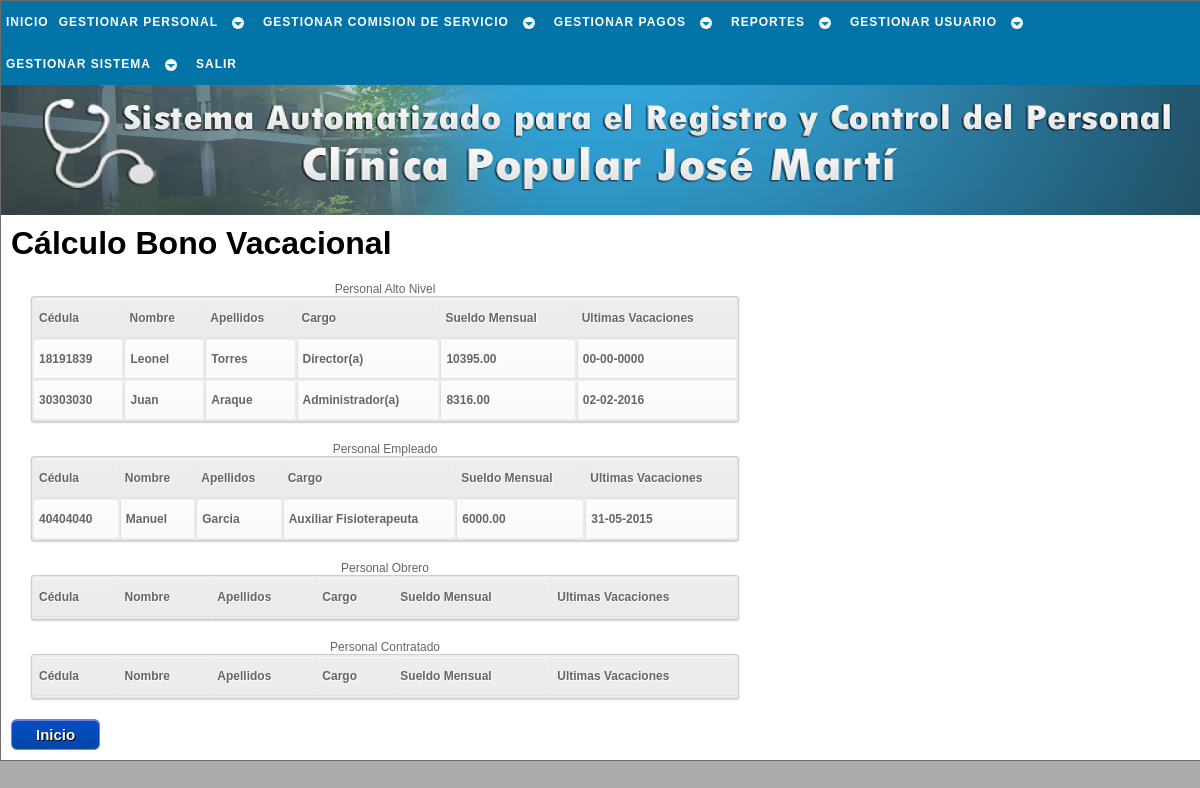
Page /php/pago/calc_bono_vac_a.php (signed in) on the committed database.
### tables this page shows
CREATE TABLE `laboral` (
  `cedula` int(12) NOT NULL,
  `sueldo_mensual` decimal(7,2) NOT NULL,
  `fecha_ingreso` date NOT NULL,
  `condicion` varchar(10) NOT NULL,
  `cargo` varchar(23) NOT NULL,
  `rango` varchar(22) NOT NULL,
  `area_desemp` varchar(14) NOT NULL,
  `resolucion` varchar(40) NOT NULL,
  `ley` varchar(5) NOT NULL,
  PRIMARY KEY (`cedula`),
  CONSTRAINT `laboral_ibfk_1` FOREIGN KEY (`cedula`) REFERENCES `trabajador` (`cedula`) ON UPDATE CASCADE
);

CREATE TABLE `trabajador` (
  `cedula` int(12) NOT NULL,
  `nombre` varchar(30) NOT NULL,
  `apellido` varchar(30) NOT NULL,
  `ciudadania` varchar(15) NOT NULL,
  `pasaporte` varchar(30) NOT NULL,
  `libreta_militr` varchar(30) NOT NULL,
  `fe_nac` date NOT NULL,
  `lug_nac` varchar(30) NOT NULL,
  `est_civil` varchar(15) NOT NULL,
  `nconyugue` varchar(50) NOT NULL,
  `estudia` int(1) NOT NULL,
  `direccion` varchar(50) NOT NULL,
  `telefono` varchar(12) NOT NULL,
  `telefono_em` varchar(12) NOT NULL,
  `estado` tinyint(1) NOT NULL,
  `actualizado` date NOT NULL,
  PRIMARY KEY (`cedula`)
);

### php/_sql/conslt_trabj_sql.php (called while the page is built, shortened)
<?php
	function conslt_rango_trb($cnx_bd,$dato1,$dato2){
		$sql = "SELECT trabajador.cedula,nombre,apellido,cargo,sueldo_mensual,fecha_ingreso
				FROM trabajador
				JOIN laboral ON laboral.cedula = trabajador.cedula
				WHERE rango = '$dato1'
				AND condicion = '$dato2'
				AND estado = 1
				ORDER BY sueldo_mensual
				DESC";
		$resultado = $cnx_bd -> query($sql);
		return $resultado;
	}
	function conslt_fch($cnx_bd,$campo,$tabla,$ced){
		$sql = "SELECT $campo
				FROM $tabla
				WHERE cedula = '$ced'
				ORDER BY $campo
				DESC
				LIMIT 1";
		$resultado = $cnx_bd -> query($sql);
		return $resultado;
	}
?>

### php/pago/calc_bono_vac_a.php (the view, shortened to what this page needs)
<!DOCTYPE html PUBLIC "-//W3C//DTD XHTML 1.1//EN" "http://www.w3.org/TR/xhtml11/DTD/xhtml11.dtd" />
<html xmlns="http://www.w3.org/1999/xhtml" xml:lang="es" lang="es" dir="ltr">
	<head>
		<link rel="stylesheet" href="../../css/estilo.css" type="text/css" media="screen" />
    </head>
	<body>
		<div id="cuerpo">
			<div id="menu">
				<div id="cssmenu">
					<?php include('../_menu/menu_pago.php'); ?>
				</div>
			</div>
			<div id="inicio">
			</div>
			<div id="pagina">
				<?php
					$cnx_bd = conexion();
					include('../_sql/conslt_trabj_sql.php');
					$alto = conslt_rango_trb($cnx_bd,'Personal de Alto Nivel','Fijo');
					$empleado = conslt_rango_trb($cnx_bd,'Personal Empleado','Fijo');
				?>
				<h1>Cálculo Bono Vacacional</h1>
				<table id="tabla">
					<caption>Personal Alto Nivel</caption>
					<tr>
						<th>Cédula</th>
						<th>Nombre</th>
						<th>Apellidos</th>
						<th>Cargo</th>
						<th>Sueldo Mensual</th>
						<th>Ultimas Vacaciones</th>
					</tr>
					<?php
						while ($fila = $alto -> fetch_object()){
							$fcha = conslt_fch($cnx_bd,'ini_vacac','bono_vacac',$fila -> cedula);
							$fch_fila = $fcha -> fetch_object();
							$d='00';$m='00';$a='0000';
							if (isset($fch_fila)) list($a,$m,$d) = explode('-', $fch_fila -> ini_vacac);
					?>
							<tr>
								<td><a href="calc_bono_vac_b.php?c=<?=$fila -> cedula?>" title="Click para calcular el bono vacacional del trabajador"><?=$fila -> cedula?></a></td>
								<td><a href="calc_bono_vac_b.php?c=<?=$fila -> cedula?>" title="Click para calcular el bono vacacional del trabajador"><?=$fila -> nombre?></a></td>
								<td><a href="calc_bono_vac_b.php?c=<?=$fila -> cedula?>" title="Click para calcular el bono vacacional del trabajador"><?=$fila -> apellido?></a></td>
								<td><a href="calc_bono_vac_b.php?c=<?=$fila -> cedula?>" title="Click para calcular el bono vacacional del trabajador"><?=$fila -> cargo?></a></td>
								<td><a href="calc_bono_vac_b.php?c=<?=$fila -> cedula?>" title="Click para calcular el bono vacacional del trabajador"><?=$fila -> sueldo_mensual?></a></td>
								<td><a href="calc_bono_vac_b.php?c=<?=$fila -> cedula?>" title="Click para calcular el bono vacacional del trabajador"><?=$d.'-'.$m.'-'.$a?></a></td>
							</tr>
					<?php
						}
					?>
				</table>
				<table id="tabla">
					<caption>Personal Empleado</caption>
					<tr>
						<th>Cédula</th>
						<th>Nombre</th>
						<th>Apellidos</th>
						<th>Cargo</th>
						<th>Sueldo Mensual</th>
						<th>Ultimas Vacaciones</th>
					</tr>
					<?php
						while ($fila = $empleado -> fetch_object()){
							$fcha = conslt_fch($cnx_bd,'ini_vacac','bono_vacac',$fila -> cedula);
							$fch_fila = $fcha -> fetch_object();
							$d='00';$m='00';$a='0000';
							if (isset($fch_fila)) list($a,$m,$d) = explode('-', $fch_fila -> ini_vacac);
					?>
							<tr>
								<td><a href="calc_bono_vac_b.php?c=<?=$fila -> cedula?>" title="Click para calcular el bono vacacional del trabajador"><?=$fila -> cedula?></a></td>
								<td><a href="calc_bono_vac_b.php?c=<?=$fila -> cedula?>" title="Click para calcular el bono vacacional del trabajador"><?=$fila -> nombre?></a></td>
								<td><a href="calc_bono_vac_b.php?c=<?=$fila -> cedula?>" title="Click para calcular el bono vacacional del trabajador"><?=$fila -> apellido?></a></td>
								<td><a href="calc_bono_vac_b.php?c=<?=$fila -> cedula?>" title="Click para calcular el bono vacacional del trabajador"><?=$fila -> cargo?></a></td>
								<td><a href="calc_bono_vac_b.php?c=<?=$fila -> cedula?>" title="Click para calcular el bono vacacional del trabajador"><?=$fila -> sueldo_mensual?></a></td>
								<td><a href="calc_bono_vac_b.php?c=<?=$fila -> cedula?>" title="Click para calcular el bono vacacional del trabajador"><?=$d.'-'.$m.'-'.$a?></a></td>
							</tr>
					<?php
						}
					?>
				</table>
				<table id="tabla">
					<caption>Personal Obrero</caption>
					<tr>
						<th>Cédula</th>
						<th>Nombre</th>
						<th>Apellidos</th>
						<th>Cargo</th>
						<th>Sueldo Mensual</th>
						<th>Ultimas Vacaciones</th>
					</tr>
				</table>
				<table id="tabla">
					<caption>Personal Contratado</caption>
					<tr>
						<th>Cédula</th>
						<th>Nombre</th>
						<th>Apellidos</th>
						<th>Cargo</th>
						<th>Sueldo Mensual</th>
						<th>Ultimas Vacaciones</th>
					</tr>
				</table>
				<a href="../inicio.php" class="enlaceboton" title="Click para ir al inicio de SACLIPOP">Inicio</a>
			</div>
		</div>
	</body>
</html>

### css/estilo.css (style rules this page uses)
* { font-family: 'Trebuchet MS', Helvetica, sans-serif; margin:0px; padding:0px; }
body { background:#ababab; text-align:center; }
table { border: 0px; }
h1 { margin:0px 0px 10px 0px; }
#cuerpo { margin:0 auto; padding:0; text-align:left; width:1200px; border:1px solid #6d6c6c; }
#inicio { height:170px; background:#0431B4 url(../imagen/logo.png); background-repeat:no-repeat; }
#menu { height:44px; background:#D2D0EE; }
#pagina { padding:10px; background:#FFF; overflow:auto; }
.enlaceboton { -moz-box-shadow:inset 0px 1px 0px 0px #7182e2; -webkit-box-shadow:inset 0px 1px 0px 0px #7182e2; box-shadow:inset 0px 1px 0px 0px #7182e2; background:-webkit-gradient( linear, left top, left bottom, color-stop(0.05, #034dc3), color-stop(1, #0846a9) ); background:-moz-linear-gradient( center top, #034dc3 5%, #0846a9 100% ); filter:progid:DXImageTransform.Microsoft.gradient(startColorstr='#034dc3', endColorstr='#0846a9'); background-color:#034dc3; -moz-border-radius:6px; -webkit-border-radius:6px; border-radius:6px; border:1px solid #7182e2; display:inline-block; color:#fcfcfc; font-size:15px; font-weight:bold; padding:6px 24px; text-decoration:none; text-shadow:1px 1px 0px #000000; }
#tabla a:link { color: #666; font-weight: bold; text-decoration:none; }
#tabla { color:#666; font-size:12px; text-shadow: 1px 1px 0px #fff; background:#eaebec; margin:20px; border:#ccc 1px solid; width:60%; -moz-border-radius:3px; -webkit-border-radius:3px; border-radius:3px; -moz-box-shadow: 0 1px 2px #d1d1d1; -webkit-box-shadow: 0 1px 2px #d1d1d1; box-shadow: 0 1px 2px #d1d1d1; }
#tabla th { padding:11px 15px 12px 5px; border-top:1px solid #fafafa; border-bottom:1px solid #e0e0e0; text-align:left; background: #ededed; background: -webkit-gradient(linear, left top, left bottom, from(#ededed), to(#ebebeb)); background: -moz-linear-gradient(top, #ededed, #ebebeb); }
#tabla th:first-child { text-align: left; padding-left:5px; }
#tabla tr:first-child th:first-child { -moz-border-radius-topleft:3px; -webkit-border-top-left-radius:3px; border-top-left-radius:3px; }
#tabla tr:first-child th:last-child { -moz-border-radius-topright:3px; -webkit-border-top-right-radius:3px; border-top-right-radius:3px; }
#tabla tr { text-align: center; padding-left:20px; }
#tabla td:first-child { text-align: left; border-left: 0; }
#tabla td { padding:11px 15px 12px 5px; border-top: 1px solid #ffffff; border-bottom:1px solid #e0e0e0; border-left: 1px solid #e0e0e0; text-align:left; background: #fafafa; background: -webkit-gradient(linear, left top, left bottom, from(#fbfbfb), to(#fafafa)); background: -moz-linear-gradient(top, #fbfbfb, #fafafa); }
#tabla tr:last-child td { border-bottom:0; }
#tabla tr:last-child td:first-child { -moz-border-radius-bottomleft:3px; -webkit-border-bottom-left-radius:3px; border-bottom-left-radius:3px; }
#tabla tr:last-child td:last-child { -moz-border-radius-bottomright:3px; -webkit-border-bottom-right-radius:3px; border-bottom-right-radius:3px; }
#cssmenu { font-size: 12px; background: #0374a8; margin: 0; width: auto; padding: 0; line-height: 1; display: block; position: relative; }

### rows in the picture
laboral: cedula.cedula "18191839", cedula.nombre "Leonel", cedula.apellido "Torres", cargo "Director(a)", sueldo_mensual "10395.00", d "00", m "00", a "0000"
laboral: cedula.cedula "30303030", cedula.nombre "Juan", cedula.apellido "Araque", cargo "Administrador(a)", sueldo_mensual "8316.00", d "02", m "02", a "2016"
laboral: cedula.cedula "40404040", cedula.nombre "Manuel", cedula.apellido "Garcia", cargo "Auxiliar Fisioterapeuta", sueldo_mensual "6000.00", d "31", m "05", a "2015"
